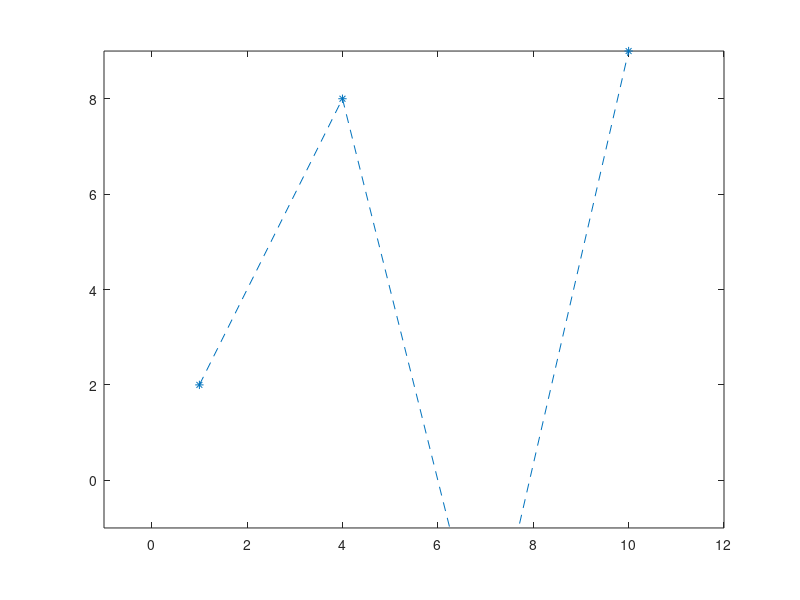

Source code (MATLAB): (Note: this script raises an error after producing the figure.)
clear
px = [1 4 7 10];
py = [2 8 -4 9];
plot(px, py, '*--');
axis([-1 12 -1 9]);
axis equal;
n = 3;
syms t
cx(t) = 0 * t;
cy(t) = 0 * t;
for i = 0 : n
    b(t) = nchoosek(n,i)*t^i * (1-t)^(n-i);
    cx(t) = cx(t) + px(i+1) * b(t);
    cy(t) = cy(t) + py(i+1) * b(t);
end

hold on;
fplot(cx, cy, [0 1]);

%% Vector at end points of a Bezier curve%%
v0 = [n*(px(2) - px(1)), n*(py(2) - py(1))];
quiver(px(1), py(1), v0(1), v0(2), 'r');
cxd(t) = diff(cx,t);
cyd(t) = diff(cy,t);
v0e = [ cxd(0), cyd(0)];
quiver(px(1), py(1), v0e(1), v0e(2), 'b');

v1 =  [n*(px(4)-px(3)), n*(py(4)-py(3))]
quiver(px(4), py(4), v1(1), v1(2), 'r');